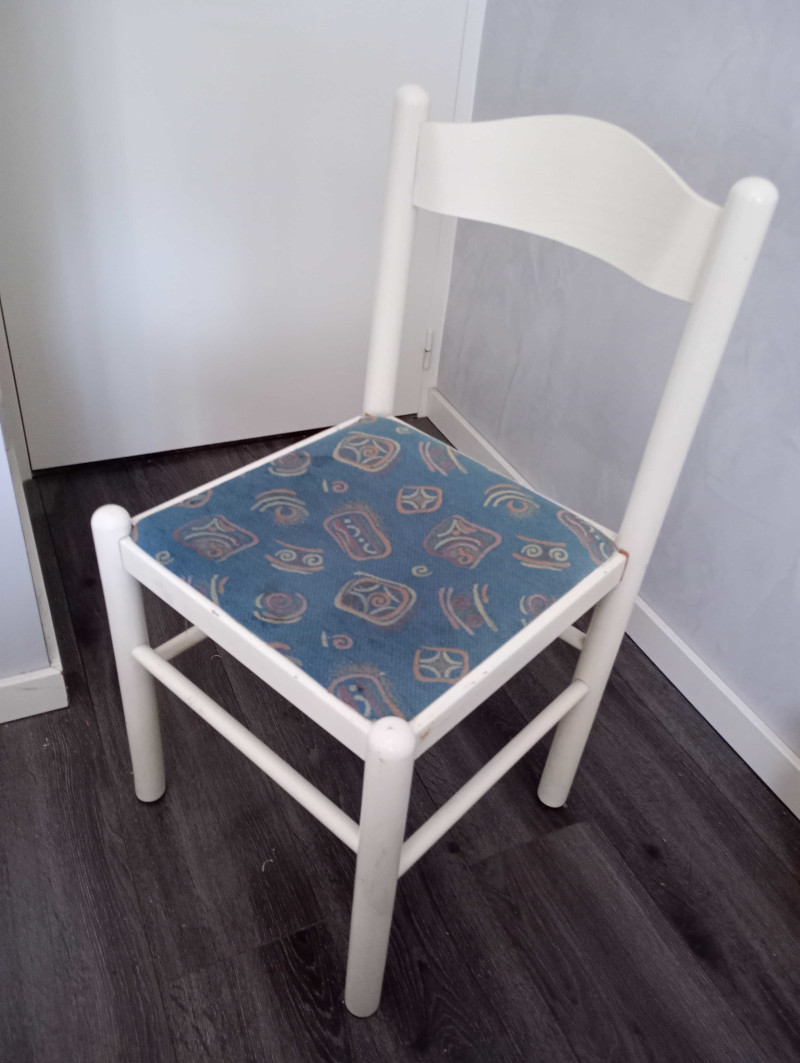
#> input picture img/chair.jpg, 800 x 1063 px, found by its file name
$ jupyter execute GoodFeaturesToTrack_with_pictures.ipynb
#> lines starting #> are read from the running program, lines starting #| are printed output that depends on the picture; after the words box and inside, x2 and y2 are one past the last pixel; in counts of white or black regions, pixels touching at a corner belong together
<a target="_blank" href="https://colab.research.google.com/github/dcintlab/HS-25-26/blob/master/Summer_camp/GoodFeaturesToTrack.ipynb">

</a>

# Good Features to Track (Shi-Tomasi Corner Detection)

This notebook demonstrates how to use OpenCV's `cv2.goodFeaturesToTrack` to detect strong corners in an image.

We will:
- Load an image
- Convert to grayscale
- Detect corners
- Visualize results
- Experiment with parameters

[cell 1]
try:
    from google.colab import drive
    IN_COLAB = True
    drive.mount('/content/drive/')
    %cd /content/drive/My Drive/HS-25-26
except:
    IN_COLAB = False
    # Updating imports
    %load_ext autoreload
    %autoreload 2
print(f'Running on {"Google colab" if IN_COLAB else "Local computer"}')

[cell 2]
import cv2
import numpy as np
import matplotlib.pyplot as plt

[cell 3]
# Load image (replace with your own path)
image = cv2.imread('chair.jpg')
#> image is the input picture: shape (1063, 800, 3); mean B, G, R 136.3, 129.3, 132.2


# Convert BGR to RGB for display
image_rgb = cv2.cvtColor(image, cv2.COLOR_BGR2RGB)

# Convert to grayscale
gray = cv2.cvtColor(image, cv2.COLOR_BGR2GRAY)

plt.imshow(image_rgb)
plt.title('Original Image')
plt.axis('off')

## Parameters of `cv2.goodFeaturesToTrack`

- `maxCorners`: Maximum number of corners to return
- `qualityLevel`: Minimum quality of corners (0–1)
- `minDistance`: Minimum distance between corners
- `blockSize`: Neighborhood size

[cell 4]
# Parameters
max_corners = 100
quality_level = 0.01
min_distance = 10

corners = cv2.goodFeaturesToTrack(
    gray,
    maxCorners=max_corners,
    qualityLevel=quality_level,
    minDistance=min_distance
)
#> corners = 100 rows, first 8: [625, 632], [193, 625], [358, 824], [572, 625], [416, 414], [131, 516], [395, 416], [364, 761]

corners = np.int32(corners)
#> corners = contour of 100 points, box (x1, y1, x2, y2) (6, 351, 775, 1051), area 188000

# Draw corners
output = image_rgb.copy()

for corner in corners:
    x, y = corner.ravel()
    cv2.circle(output, (x, y), 8, (0, 0, 255), -1)
#> this loop made 100 passes
#> (x, y) on passes 1 to 12: (625, 632), (193, 625), (358, 824), (572, 625), (416, 414), (131, 516), (395, 416), (364, 761), (66, 705), (404, 841), (32, 470), (271, 860)
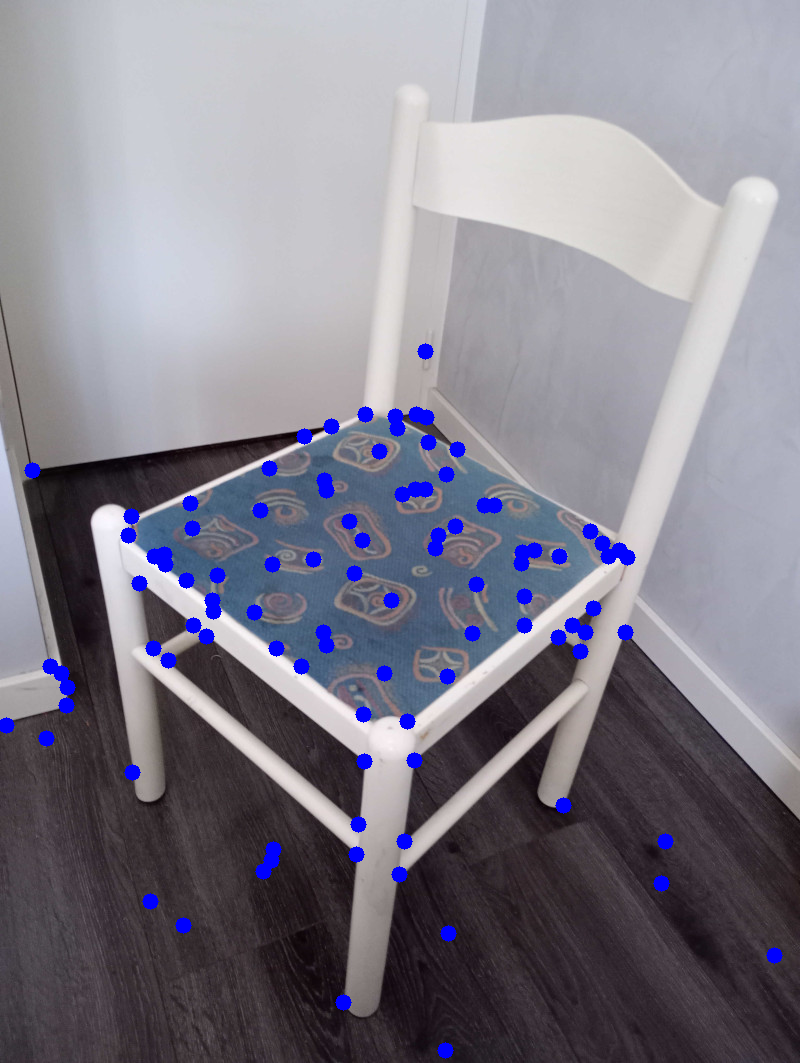
#> output: shape (1063, 800, 3); mean R, G, B 129.5, 126.7, 139.2

plt.imshow(output)
plt.title(f'Detected Corners: {len(corners)}')
plt.axis('off')

## Experiment: Change Parameters

Try different values to see how detection changes.

[cell 5]
def detect_and_plot(max_corners, quality_level, min_distance):
#> called with max_corners = 50, quality_level = 0.01, min_distance = 10
    corners = cv2.goodFeaturesToTrack(
        gray,
        maxCorners=max_corners,
        qualityLevel=quality_level,
        minDistance=min_distance
    )
#> corners = 50 rows, first 8: [625, 632], [193, 625], [358, 824], [572, 625], [416, 414], [131, 516], [395, 416], [364, 761]

    corners = np.int32(corners)
#> corners = contour of 50 points, box (x1, y1, x2, y2) (32, 351, 626, 1051), area 186048
    output = image_rgb.copy()

    for corner in corners:
        x, y = corner.ravel()
        cv2.circle(output, (x, y), 4, (0, 255, 0), -1)
#> this loop made 50 passes
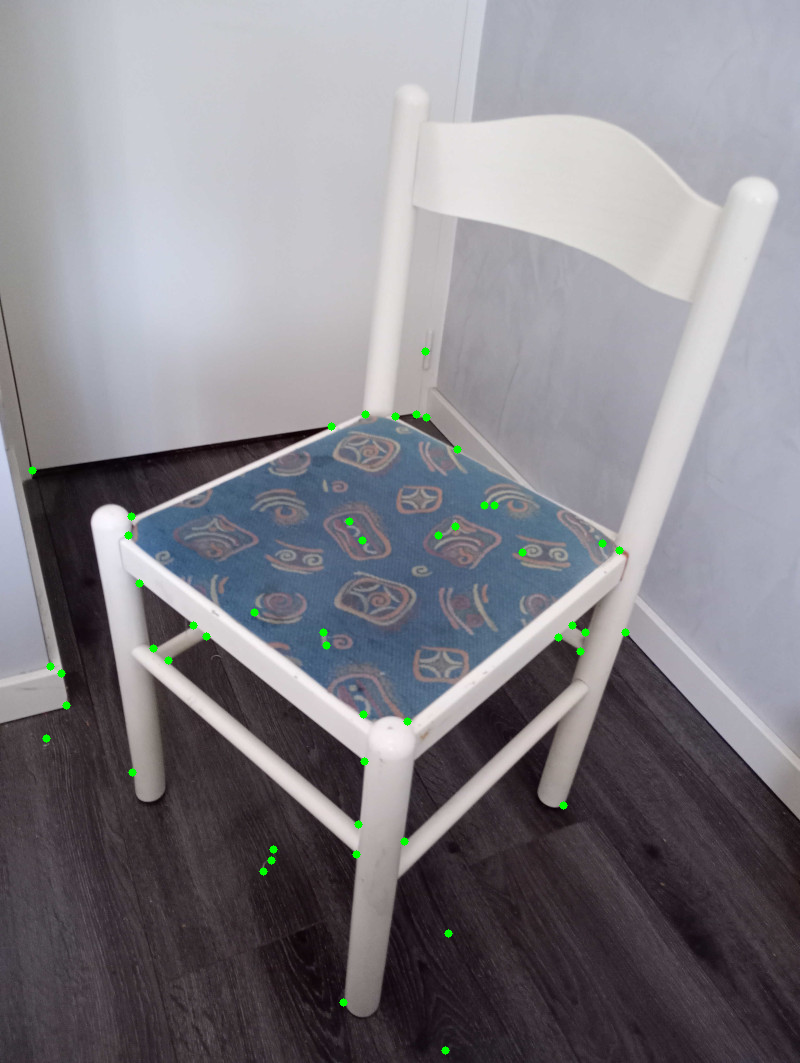
#> output: shape (1063, 800, 3); mean R, G, B 131.8, 129.7, 136

    plt.imshow(output)
    plt.title(f'maxCorners={max_corners}, quality={quality_level}, minDist={min_distance}')
    plt.axis('off')

# Try different settings
detect_and_plot(50, 0.01, 10)
plt.figure()
detect_and_plot(200, 0.01, 5)
#> call 2 of detect_and_plot, with max_corners = 200, quality_level = 0.01, min_distance = 5
#> in detect_and_plot (call 2), `corners = cv2.goodFeaturesToTrack( gray, maxCorners=max_corners, quali..`: corners = 200 rows, first 8: [625, 632], [193, 625], [358, 824], [572, 625], [416, 414], [131, 516], [395, 416], [132, 525]
#> in detect_and_plot (call 2), `corners = np.int32(corners)`: corners = contour of 200 points, box (x1, y1, x2, y2) (6, 218, 785, 1051), area 144704
#> the loop in detect_and_plot (call 2), `for corner in corners:` made 200 passes
#> after the loop in detect_and_plot (call 2), `for corner in corners:`:
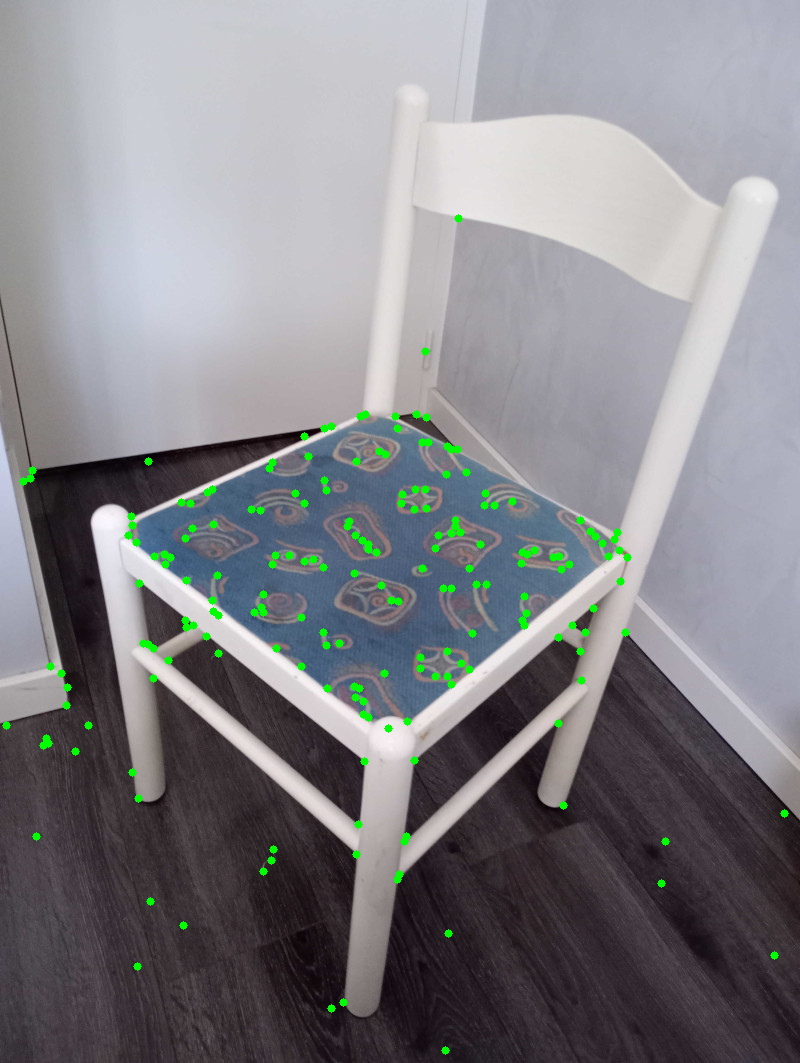
#> output: shape (1063, 800, 3); mean R, G, B 130.9, 130.9, 134.9
plt.figure()
detect_and_plot(100, 0.05, 20)
#> call 3 of detect_and_plot, with max_corners = 100, quality_level = 0.05, min_distance = 20
#> in detect_and_plot (call 3), `corners = cv2.goodFeaturesToTrack( gray, maxCorners=max_corners, quali..`: corners = 89 rows, first 8: [625, 632], [193, 625], [358, 824], [572, 625], [416, 414], [131, 516], [395, 416], [364, 761]
#> in detect_and_plot (call 3), `corners = np.int32(corners)`: corners = contour of 89 points, box (x1, y1, x2, y2) (6, 351, 785, 1051), area 260598
#> the loop in detect_and_plot (call 3), `for corner in corners:` made 89 passes
#> after the loop in detect_and_plot (call 3), `for corner in corners:`:
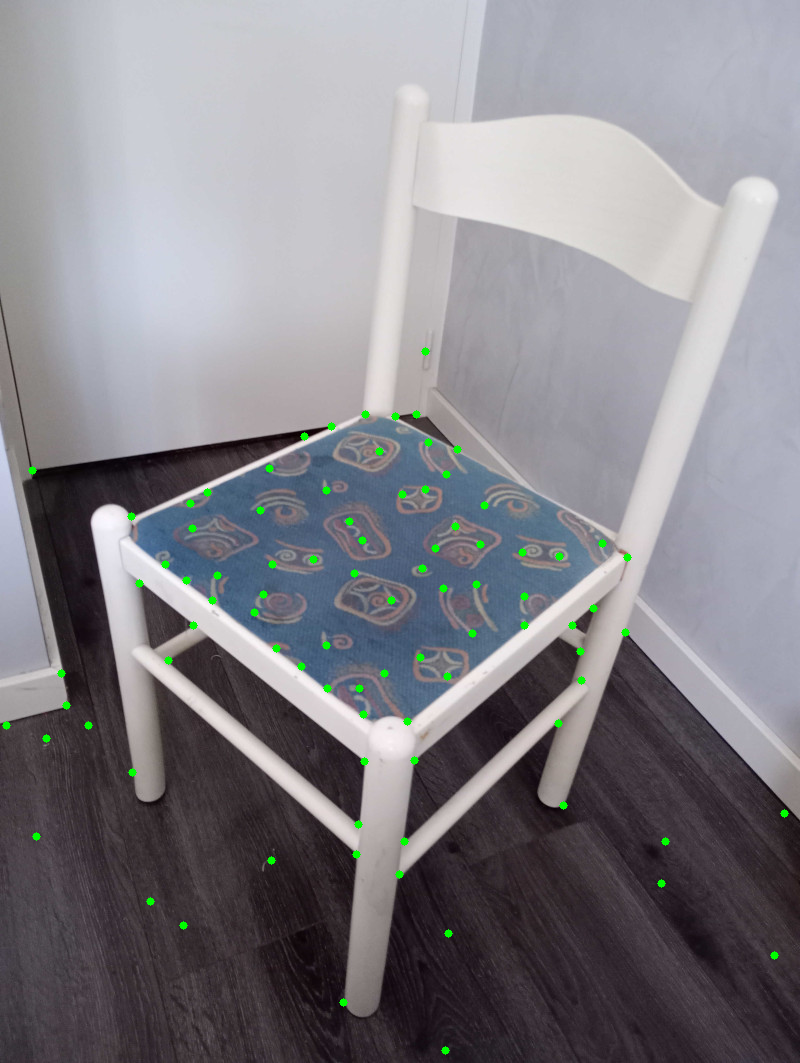
#> output: shape (1063, 800, 3); mean R, G, B 131.6, 130.1, 135.7

## How to make circles?
We use this code:

[cell 6]
for corner in corners:
    x, y = corner.ravel()
    cv2.circle(output, (x, y), 8, (255, 0, 0), -1)
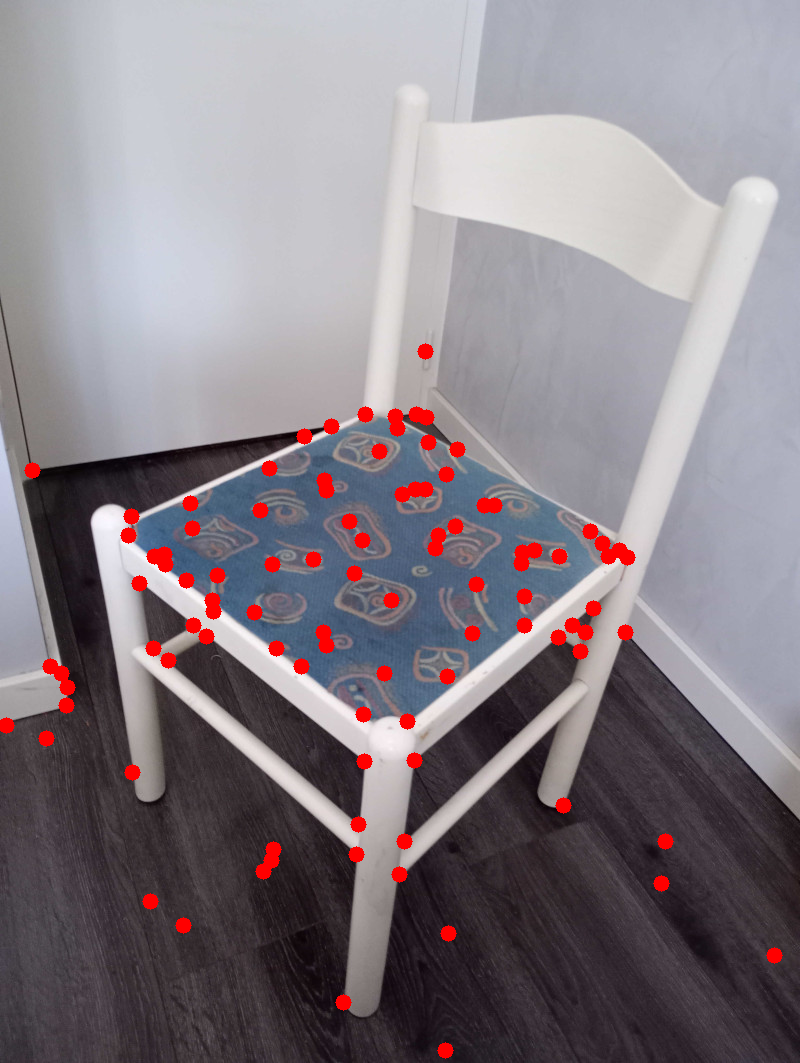
#> output: shape (1063, 800, 3); mean R, G, B 135.3, 126.7, 133.5

$ run again, with img/cat.jpg copied over img/chair.jpg
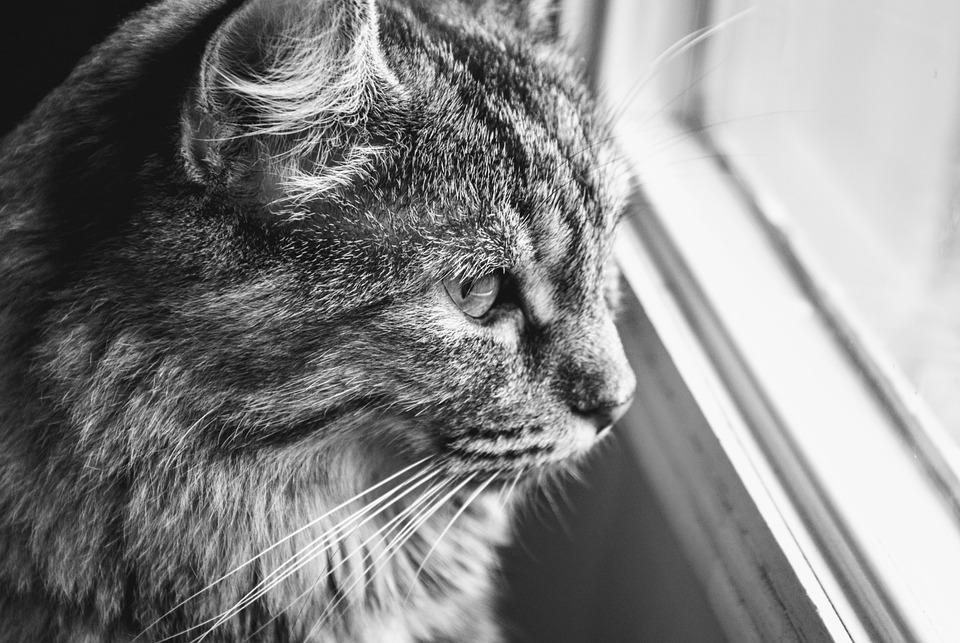
#> input picture img/cat.jpg, 960 x 643 px, found by its file name
#> image is the input picture: shape (643, 960, 3); min 0, max 255, mean 133.1
#> `corners = cv2.goodFeaturesToTrack( gray, maxCorners=max_corners, quali..`: corners = 100 rows, first 8: [360, 117], [390, 267], [381, 153], [494, 214], [350, 95], [350, 122], [487, 259], [336, 121]
#> `corners = np.int32(corners)`: corners = contour of 100 points, box (x1, y1, x2, y2) (293, 8, 575, 572), area 4228
#> the loop `for corner in corners:` made 100 passes
#> in detect_and_plot, `corners = cv2.goodFeaturesToTrack( gray, maxCorners=max_corners, quali..`: corners = 50 rows, first 8: [360, 117], [390, 267], [381, 153], [494, 214], [350, 95], [350, 122], [487, 259], [336, 121]
#> in detect_and_plot, `corners = np.int32(corners)`: corners = contour of 50 points, box (x1, y1, x2, y2) (293, 32, 573, 366), area 20304
#> the loop in detect_and_plot, `for corner in corners:` made 50 passes
#> in detect_and_plot (call 2), `corners = cv2.goodFeaturesToTrack( gray, maxCorners=max_corners, quali..`: corners = 200 rows, first 8: [360, 117], [390, 267], [381, 153], [353, 117], [494, 214], [350, 95], [350, 122], [487, 259]
#> the loop in detect_and_plot (call 2), `for corner in corners:` made 200 passes
#> in detect_and_plot (call 3), `corners = cv2.goodFeaturesToTrack( gray, maxCorners=max_corners, quali..`: corners = 100 rows, first 8: [360, 117], [390, 267], [381, 153], [494, 214], [350, 95], [487, 259], [336, 121], [520, 217]
#> in detect_and_plot (call 3), `corners = np.int32(corners)`: corners = contour of 100 points, box (x1, y1, x2, y2) (196, 8, 598, 572), area 12114
#> the loop in detect_and_plot (call 3), `for corner in corners:` made 100 passes
#> after the loop in detect_and_plot (call 3), `for corner in corners:`:
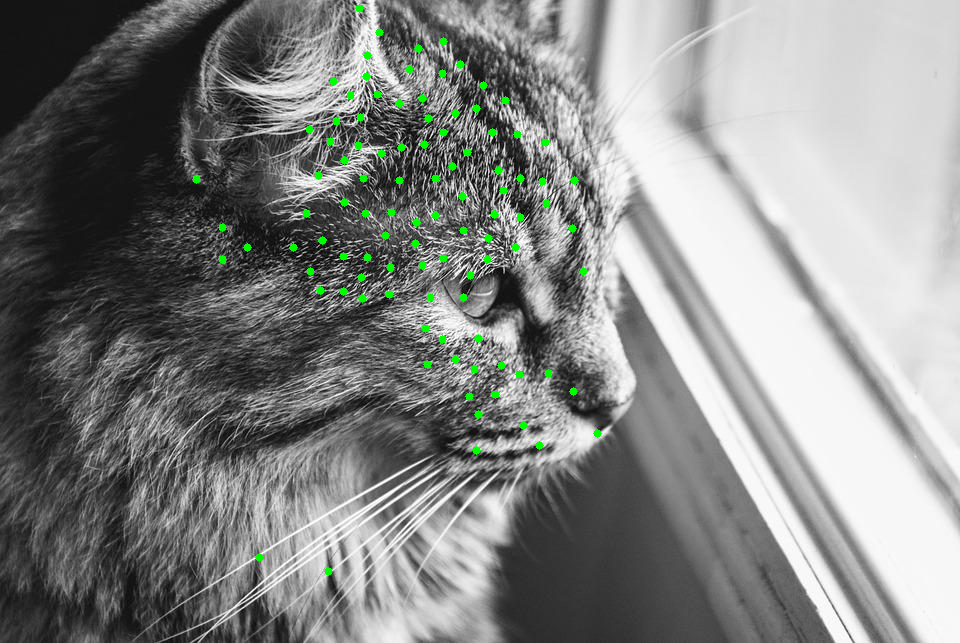
#> output: shape (643, 960, 3); 0.79% of pixels changed, all inside (x1, y1, x2, y2) = (192, 4, 602, 576)
#> after the loop `for corner in corners:`:
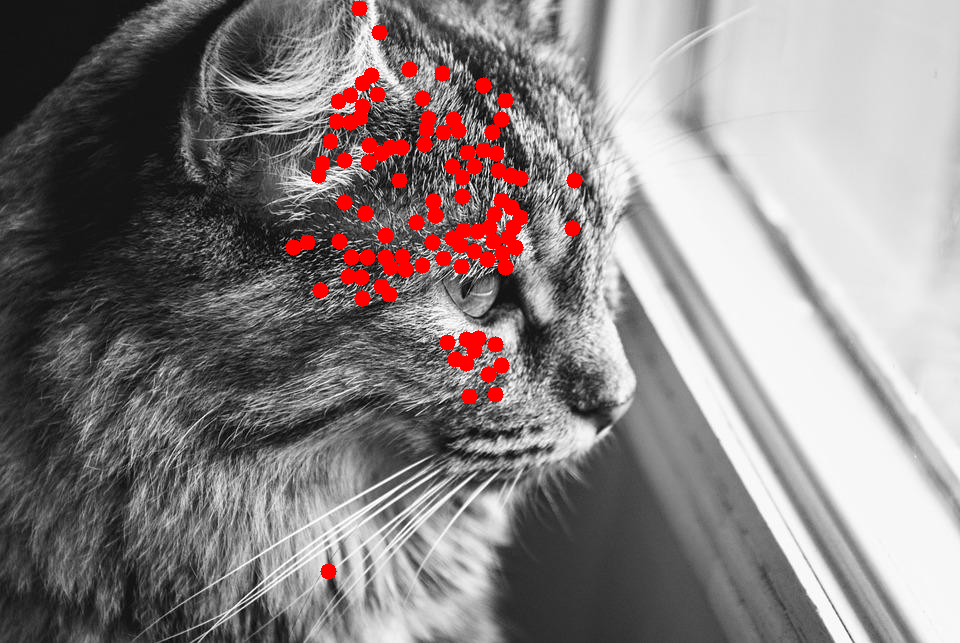
#> output: shape (643, 960, 3); mean R, G, B 137.4, 129.6, 129.6

$ run again, with img/wigner-robot.jpg copied over img/chair.jpg
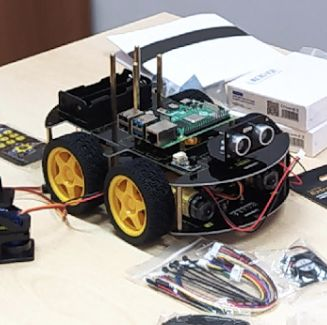
#> input picture img/wigner-robot.jpg, 327 x 325 px, found by its file name
#> image is the input picture: shape (325, 327, 3); mean B, G, R 141.4, 146.1, 151.6
#> `corners = cv2.goodFeaturesToTrack( gray, maxCorners=max_corners, quali..`: corners = 100 rows, first 8: [53, 137], [129, 75], [289, 175], [173, 155], [303, 277], [251, 127], [221, 148], [135, 47]
#> `corners = np.int32(corners)`: corners = contour of 100 points, box (x1, y1, x2, y2) (2, 47, 321, 324), area 50701
#> the loop `for corner in corners:` made 100 passes
#> in detect_and_plot, `corners = cv2.goodFeaturesToTrack( gray, maxCorners=max_corners, quali..`: corners = 50 rows, first 8: [53, 137], [129, 75], [289, 175], [173, 155], [303, 277], [251, 127], [221, 148], [135, 47]
#> in detect_and_plot, `corners = np.int32(corners)`: corners = contour of 50 points, box (x1, y1, x2, y2) (2, 47, 321, 318), area 17275
#> the loop in detect_and_plot, `for corner in corners:` made 50 passes
#> in detect_and_plot (call 2), `corners = cv2.goodFeaturesToTrack( gray, maxCorners=max_corners, quali..`: corners = 200 rows, first 8: [53, 137], [129, 75], [289, 175], [173, 155], [303, 277], [251, 127], [221, 148], [222, 141]
#> the loop in detect_and_plot (call 2), `for corner in corners:` made 200 passes
#> in detect_and_plot (call 3), `corners = cv2.goodFeaturesToTrack( gray, maxCorners=max_corners, quali..`: corners = 80 rows, first 8: [53, 137], [129, 75], [289, 175], [173, 155], [303, 277], [251, 127], [221, 148], [135, 47]
#> in detect_and_plot (call 3), `corners = np.int32(corners)`: corners = contour of 80 points, box (x1, y1, x2, y2) (2, 34, 324, 322), area 15636
#> the loop in detect_and_plot (call 3), `for corner in corners:` made 80 passes
#> after the loop in detect_and_plot (call 3), `for corner in corners:`:
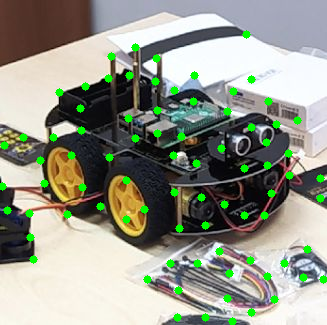
#> output: shape (325, 327, 3); mean R, G, B 147.3, 151.3, 137.4
#> after the loop `for corner in corners:`:
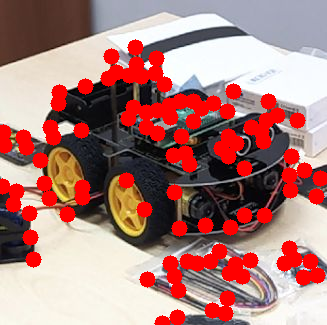
#> output: shape (325, 327, 3); mean R, G, B 174.8, 125.9, 121.8
